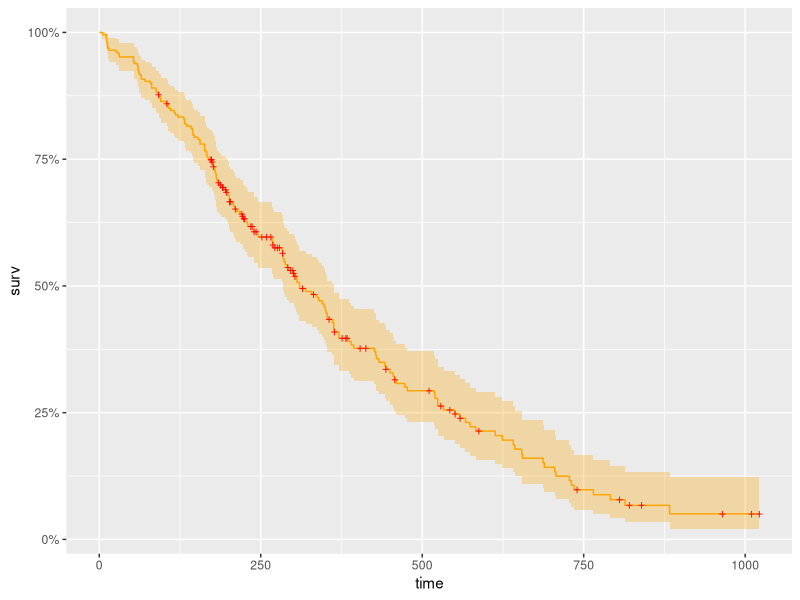
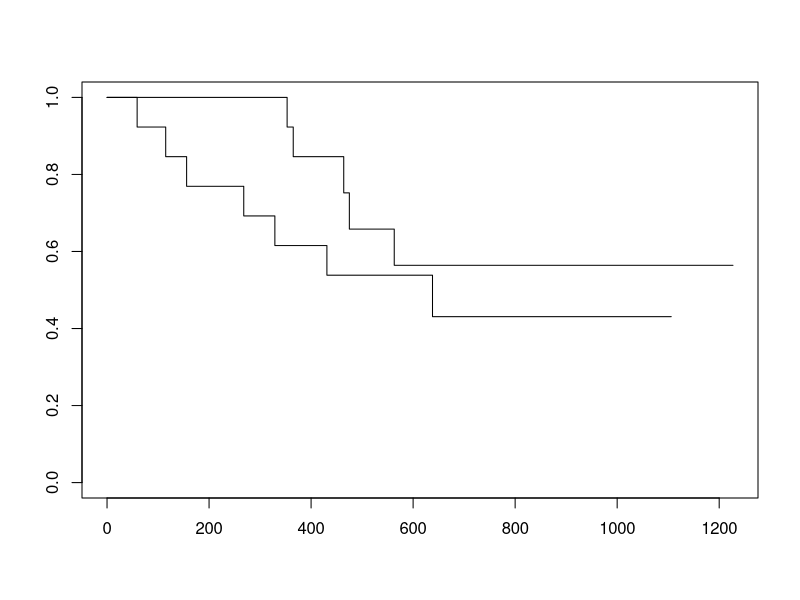

R code for these plots, in order:
# install.packages("ggfortify")

library(ggplot2)
library(ggfortify)
library(survival)


autoplot(survfit(Surv(time = lung$time, event = lung$status) ~ 1, data = lung), pval = TRUE, surv.colour = 'orange', censor.colour = 'red')

# install.packages("OIsurv")
# library(OIsurv)


surv_object <- Surv(time = ovarian$futime, event = ovarian$fustat)

fit1 <- survfit(surv_object ~ rx, data = ovarian)

data(lung)
my.surv<-Surv(time = ovarian$futime, event = ovarian$fustat)
my.fit<-survfit(my.surv ~ rx, data = ovarian)   #Kaplan-Meier
summary(my.fit)
plot(my.fit)
